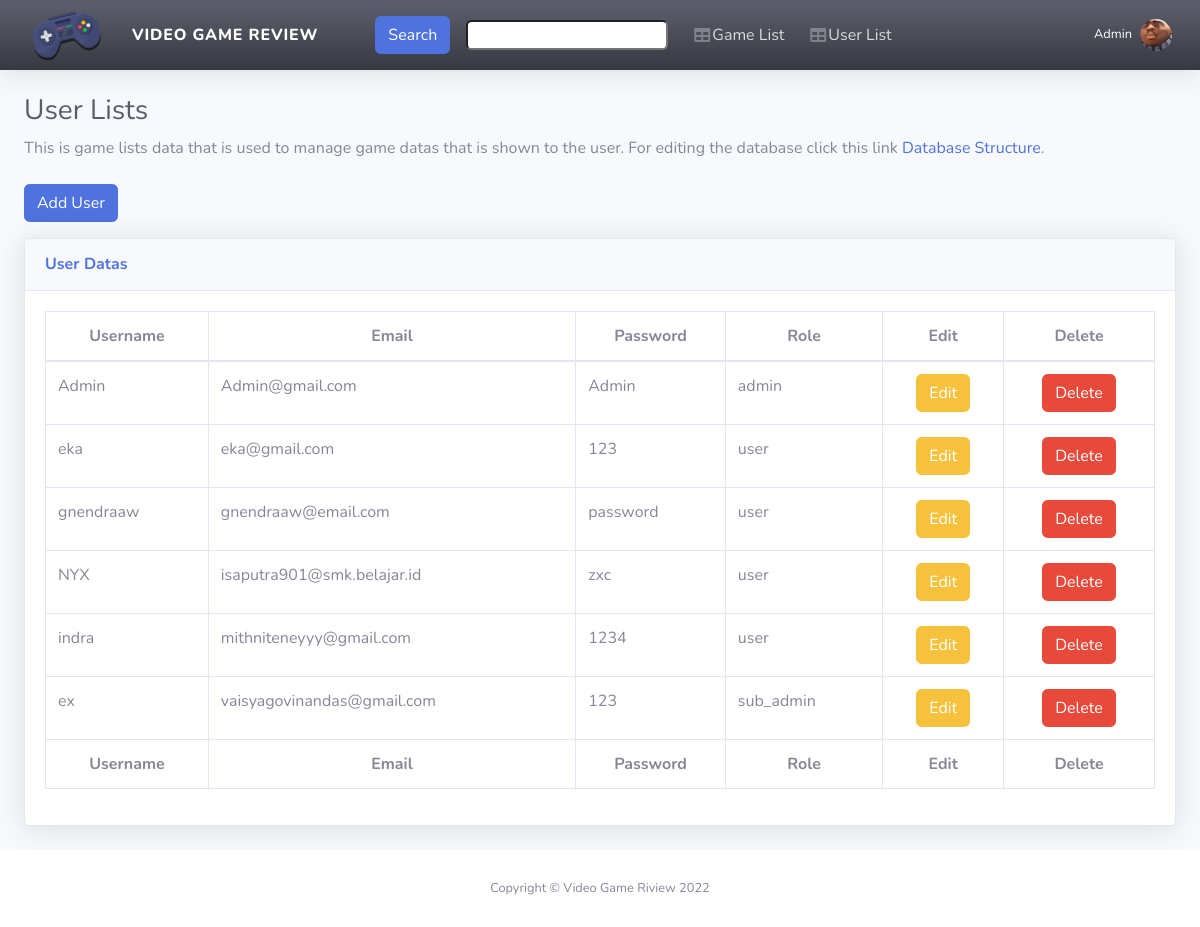
Before: /userlists (signed in) with the older database file.
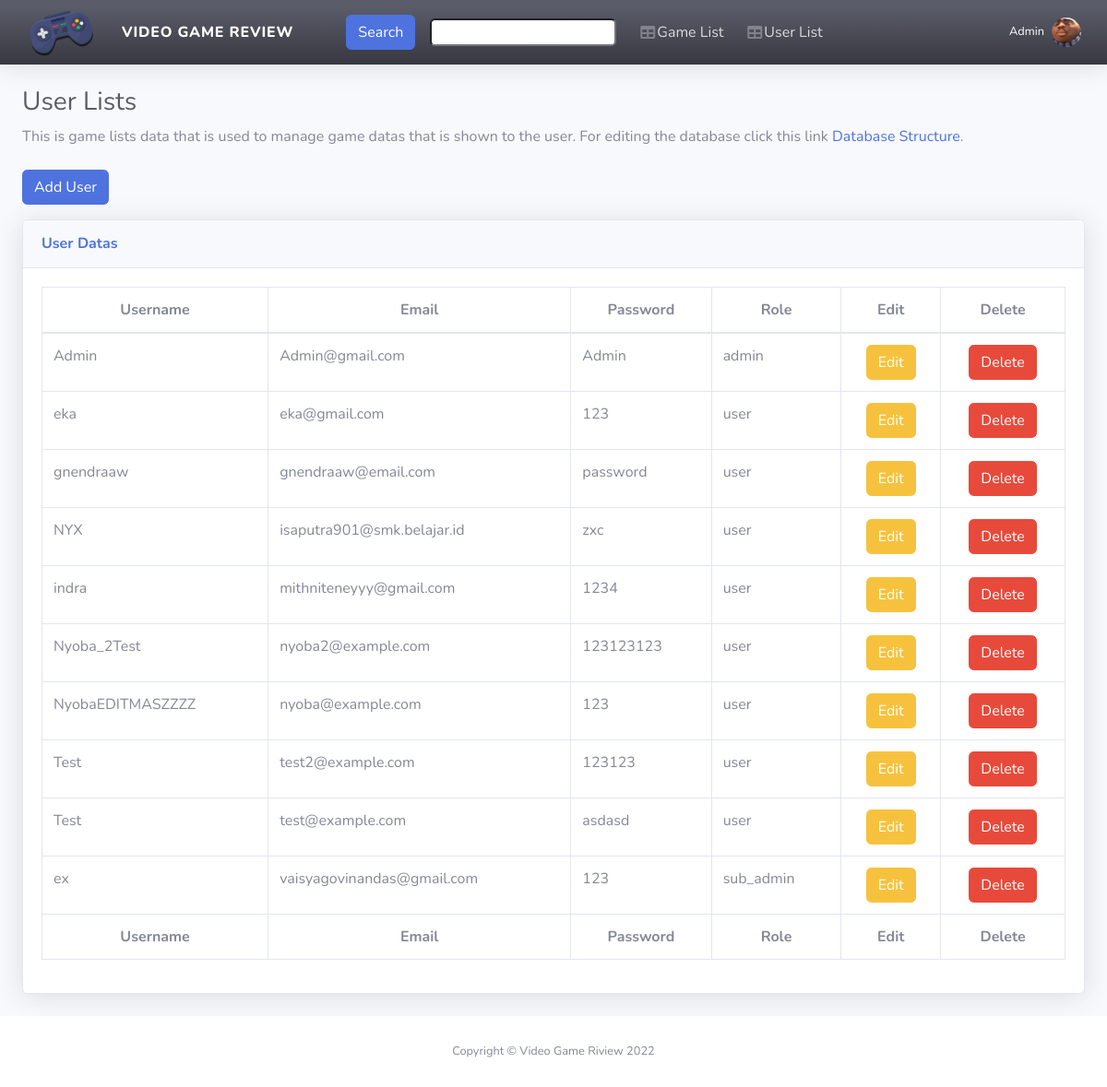
After: the same page with the newer database file.
### tables this page shows
CREATE TABLE `users` (
  `id` int(11) NOT NULL,
  `Username` varchar(255) NOT NULL,
  `email` varchar(255) NOT NULL,
  `Password` varchar(255) NOT NULL,
  `role` varchar(25) NOT NULL
);

### app/core/Controller.php (called while the page is built, shortened)
<?php
class Controller {
  public function view($view, $data = []) {
    require_once "../app/views/{$view}.php";
  }
  public function model($model) {
    return new $model;
  }
}

### app/controllers/Userlists.php (called while the page is built, shortened)
<?php
class Userlists extends Controller{
    public function index(){
        if(isset($_SESSION["user"])) {
            $data['name'] = $_SESSION['user']['username'];
        } else {
            header('Location: '.BASE_URL);
        }
        $data["title"] = "User List";
        $data["user-db"] = $this->model("Users_model")->getAll();
        $this->view("userlists/index", $data);
    }
}

### app/core/App.php (called while the page is built, shortened)
<?php
class App {
  protected $method = "index";
  protected $params = [];
  public function __construct() {
    $this->controller = new $this->controller;
    call_user_func_array([$this->controller,$this->method], $this->params);
  }
}

### public/index.php (called while the page is built, shortened)
<?php
$app = new App();

### app/core/Database.php (called while the page is built, shortened)
<?php
class Database {
  private $host = DB_HOST;
  private $user = DB_USER;
  private $pass = DB_PASS;
  private $db = DB_NAME;
  private $dbh;
  private $stmt;
  public function __construct() {
    $dsn = 'mysql:host=' . $this->host . ';dbname=' . $this->db;
    $options = [
      PDO::ATTR_PERSISTENT=> true,
      PDO::ATTR_ERRMODE => PDO::ERRMODE_EXCEPTION,
    ];
    try {
      $this->dbh = new PDO($dsn, $this->user, $this->pass, $options);
    } catch (PDOException $e) {
      die($e->getMessage());
    }
  }
  public function query($query) {
    $this->stmt = $this->dbh->prepare($query);
  }
  public function execute() {
    $this->stmt->execute();
  }
  public function resultAll() {
    $this->execute();
    return $this->stmt->fetchAll(PDO::FETCH_ASSOC);
  }
}

### app/models/Users_model.php (called while the page is built, shortened)
<?php
class Users_model
{
    private $table = "users";
    private $db;
    public function __construct()
    {
        $this->db = new Database;
    }
    public function getAll() {
        $this->db->query("SELECT * FROM {$this->table}");
        return $this->db->resultAll();
    }
}

### app/views/userlists/index.php (the view, shortened to what the changed rows need)
<body id="page-top">
    <div id="wrapper">
        <div id="content-wrapper" class="d-flex flex-column">
            <div id="content">
                <div class="container-fluid col-lg-12">
                    <h1 class="h3 mb-2 text-gray-800">User Lists</h1>
                    <div class='card shadow mb-4'>
                        <div class='card-body'>
                            <div class='table-responsive'>
                                <table class='table table-bordered' id='dataTable' width='100%' cellspacing='0'>
                                    <thead>
                                        <tr class="text-center">
                                            <th>Username</th>
                                            <th>Email</th>
                                            <th>Password</th>
                                            <th>Role</th>
                                            <th>Edit</th>
                                            <th>Delete</th>
                                        </tr>
                                    </thead>
                                    <tfoot>
                                        <tr class="text-center">
                                            <th>Username</th>
                                            <th>Email</th>
                                            <th>Password</th>
                                            <th>Role</th>
                                            <th>Edit</th>
                                            <th>Delete</th>
                                        </tr>
                                    </tfoot>
                                    <tbody>
                                <?php foreach($data["user-db"] as $row):?>
                            <tr>
                                <td><?=$row["Username"]?></td>
                                <td><?=$row["email"]?></td>
                                <td><?=$row["Password"]?></td>
                                <td><?=$row["role"]?></td>
                                <td class="tampilModalUbahUser text-center" data-id="<?= $row['id'];?>"><a data-toggle="modal" data-target="#formModalUser"><button class="btn btn-warning">Edit</button></td>
                                <td class="text-center"><button onclick="window.location.href='<?=BASE_URL;?>/userlists/delete/<?=$row['email']?>'" class="btn btn-danger">Delete</button></td>
                            </tr>
                            <?php endforeach;?>
                        </tbody>
                        </table>
                            </div>
                        </div>
                    </div>
                </div>
            </div>
        </div>
    </div>

Changed rows visible on the page:
added users: Username "Nyoba_2Test", email "nyoba2@example.com", Password "123123123", role "user"
added users: Username "NyobaEDITMASZZZZ", email "nyoba@example.com", Password "123", role "user"
added users: Username "Test", email "test2@example.com", Password "123123", role "user"
added users: Username "Test", email "test@example.com", Password "asdasd", role "user"
